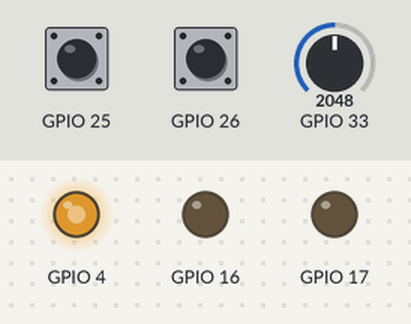
A sketch run on a simulated ESP32. On the bench: output pins drawn as LEDs (lit = HIGH). The inputs (shaded band) are chosen by the test bench; at power-on: GPIO 25 HIGH, GPIO 26 HIGH, GPIO 33 = 2048.

Above: at 1.2 s.
1.3 s: GPIO 25 pulled LOW for 0.15 s
At 1.37 s:
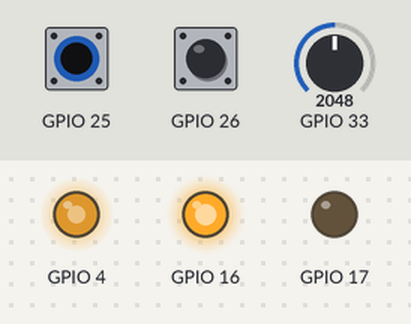
2.9 s: GPIO 26 pulled LOW for 0.15 s
At 2.97 s:
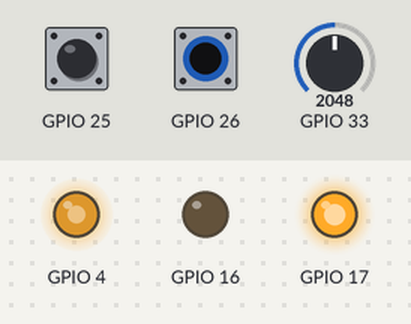
4.5 s: GPIO 26 pulled LOW for 3.2 s
At 8.8 s:
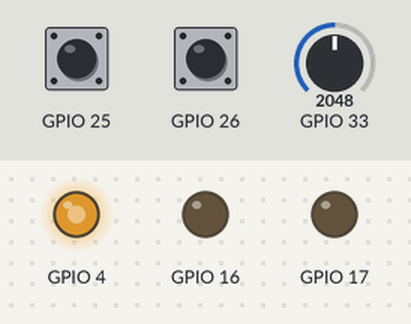
9.2 s: GPIO 25 pulled LOW for 3.2 s
At 9.9 s:
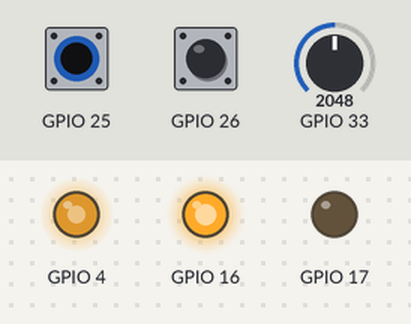
Timing chart, 0 to 13.9 s (numbered marks = the images above; inputs shaded):
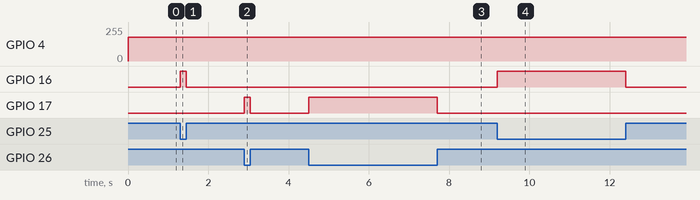

The sketch:

variation-vitesse.ino
```cpp
  #define LEDC_TIMER_13_BIT  13
  #define LEDC_BASE_FREQ     50000
  #define LEDC_CHANNEL_0     0
  int dutyCycle = 0;
  int vitesse = 0;
  int fadeAmount = 5;
  void ledcAnalogWrite(uint8_t channel, uint32_t value, uint32_t valueMax = 255) {
       uint32_t duty = (8191 / valueMax) * min(value, valueMax);
       ledcWrite(channel, duty);
  //#define MOTOR_PWM_CHANNEL_LEDC_CHANNEL_1
  }
void setup() { //http://lacavernedelucan.com/laop-lm324/
  // put your setup code here, to run once:
  pinMode(25,INPUT_PULLUP);
  pinMode(26,INPUT_PULLUP);
  pinMode(17,OUTPUT);
  pinMode(16,OUTPUT);
  ledcSetup(LEDC_CHANNEL_0, LEDC_BASE_FREQ, LEDC_TIMER_13_BIT);
  ledcAttachPin(4, LEDC_CHANNEL_0);

}

void loop() {
  ledcAnalogWrite(LEDC_CHANNEL_0, vitesse);
  vitesse = 180;
  int valeur_recup = 0;
      valeur_recup = analogRead(A5);
  if ((valeur_recup >= 0) && (digitalRead(26)== 0) && (valeur_recup <= 4095))
      {
      digitalWrite(17,HIGH);
      }
  else if((valeur_recup <= 4095) && (digitalRead(25)==0) && (valeur_recup >= 0))
      {
      digitalWrite(16,HIGH);
      }
  else {
        digitalWrite(16,LOW);
        digitalWrite(17,LOW);
        }

}
```

Measured:
- after the input at 1.3 s, GPIO 16: LOW → HIGH at once, → LOW 0.15 s later
- after the input at 2.9 s, GPIO 17: LOW → HIGH at once, → LOW 0.15 s later
- after the input at 4.5 s, GPIO 17: LOW → HIGH at once, → LOW 3.2 s later
- after the input at 9.2 s, GPIO 16: LOW → HIGH at once, → LOW 3.2 s later
